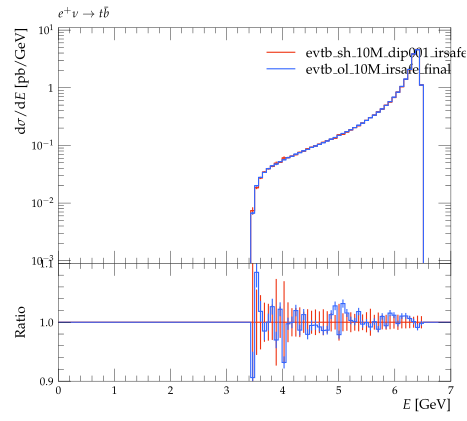

Here is the Python script that generated this plot:
#! /usr/bin/env python

# This Python script was auto-generated using YODA v2.0.0.
# Analysis object: /evtb/cutEg_jb_e
# Timestamp: 16-04-2024 (14:02:27)

import matplotlib as mpl
import matplotlib.pyplot as plt
mpl.use('Agg') # comment out for interactive use
import os
import numpy as np

plotDir = os.path.split(os.path.realpath(__file__))[0]
if 'YODA_USER_PLOT_PATH' in globals():
    plot_outdir = globals()['YODA_USER_PLOT_PATH']
else:
    plot_outdir = plotDir

#plot style
plt.style.use(os.path.join(plotDir, '../default.mplstyle'))
# plot metadata
figW, figH = plt.rcParams['figure.figsize']
ax_xLabel = r'$E$ [GeV]'
ax_yLabel = r'$\mathrm{d}\sigma / \mathrm{d} E$ [pb/GeV]'
ax_title  = r'$e^+ \nu \to t \bar b$'
ax_xScale = 'linear'
ax_yScale = 'log'
xLims = (0.0, 7.0)
yLims = (0.0009000000000000001, 11.0)

# TeX-friendly labels for the legend
labels = [ r"evtb\_sh\_10M\_dip001\_irsafe\_final", r"evtb\_ol\_10M\_irsafe\_final" ]

# Create figure and axis objects
fig, (ax, ratio0_ax) = plt.subplots(2, 1, sharex=True,
                  figsize=(figW,figH), gridspec_kw={'height_ratios': (2, 1)})
ratio0_ax.yaxis.set_major_locator(mpl.ticker.MultipleLocator(0.1))
ratio0_ax.set_ylim(0.9, 1.1)
ratio0_ax.set_ylabel('Ratio')

# LineColor map: curve index -> color
linecolors = {0: '#EE3311', 1: '#3366FF'}
# the numerical data is stored in a separate file
dataf = dict()
prefix = os.path.split(__file__)[0]
if prefix:    prefix = prefix + '/'
exec(open(prefix+'cutEg_jb_e__data.py').read(), dataf)


legend_handles = [] # keep track of handles for the legend

# style options for curves
# starts at zorder>=5 to draw curve on top of legend
styles = {
  'curve0': {
    'color' : linecolors[0],
    'linestyle' : '-',
    'marker' : 'o',
    'zorder' : 5,
    'histstyle' : True,
  },
  'curve1': {
    'color' : linecolors[1],
    'linestyle' : '-',
    'marker' : 'o',
    'zorder' : 6,
    'histstyle' : True,
  },
}
# curve from input yoda files in main panel
for label in dataf['yvals'].keys():
    if all(np.isnan(v) for v in dataf['yvals'][label]):
        continue
    tmp = None
    if styles[label]['histstyle']: # draw as histogram
        tmp, = ax.plot(dataf['xedges'], dataf['yedges'][label],
                       color=styles[label]['color'],
                       linestyle=styles[label]['linestyle'],
                       drawstyle='steps-pre', solid_joinstyle='miter',
                       zorder=styles[label]['zorder'], label=label)
        ax.errorbar(dataf['xpoints'], dataf['yvals'][label], color=styles[label]['color'],
                    xerr=dataf['xerrs'], yerr=[dataf['ydowns'][label], dataf['yups'][label]],
                    linestyle='none', zorder=styles[label]['zorder'])
    else: # draw as scatter
        tmp = ax.errorbar(dataf['xpoints'], dataf['yvals'][label],
                          xerr=dataf['xerrs'],
                          yerr=[ dataf['ydowns'][label],
                          dataf['yups'][label] ],
                          fmt=styles[label]['marker'],
                          ecolor=styles[label]['color'],
                          color=styles[label]['color'], zorder=2)
        tmp[-1][0].set_linestyle(styles[label]['linestyle'])
    legend_handles += [tmp]
    for varLabel in dataf['variation_yvals'].keys():
        if varLabel.startswith(label):
            tmp, = ax.plot(dataf['xedges'], dataf['variation_yvals'][varLabel],
                           color=styles[label]['color'],
                           linestyle=styles[label]['linestyle'],
                           drawstyle='steps-pre', solid_joinstyle='miter',
                           zorder=styles[label]['zorder'], alpha=0.5)


# plots on ratio panel
# curve from input yoda files in ratio panel
for label, yvals in dataf['ratio0_yvals'].items():
    if all(np.isnan(v) for v in yvals):
        continue
    if styles[label]['histstyle']: # plot as histogram
        ratio0_ax.plot(dataf['xedges'], yvals,
                       color=styles[label]['color'],
                       linestyle=styles[label]['linestyle'],
                       drawstyle='steps-pre', zorder=1,
                       solid_joinstyle='miter')
        ratio0_ax.vlines(dataf['xpoints'],
                         dataf['ratio0_ymin'][label],
                         dataf['ratio0_ymax'][label],
                         color=styles[label]['color'], zorder=1)
    else: # plot as scatter
        tmp = ratio0_ax.errorbar(dataf['xpoints'],
                                 yvals, xerr=dataf['xerrs'],
                                 yerr=dataf['ratio0_yerrs'][label],
                                 fmt=styles[label]['marker'],
                                 ecolor=styles[label]['color'],
                                 color=styles[label]['color'])
        tmp[-1][0].set_linestyle(styles[label]['linestyle'])

    for varlabel in dataf['ratio0_variation_vals'].keys():
        if varlabel.startswith(label):
            ratio0_ax.plot(dataf['xedges'],
                            dataf['ratio0_variation_vals'][varlabel],
                            color=styles[label]['color'],
                            linestyle=styles[label]['linestyle'],
                            drawstyle='steps-pre', solid_joinstyle='miter',
                            zorder=1, alpha=0.5)

legend_pos = (0.5, 0.97)
ax.legend(legend_handles, labels, loc='upper left', bbox_to_anchor=legend_pos)

# set plot metadata as defined above
ratio0_ax.set_xlabel(ax_xLabel)
ratio0_ax.xaxis.set_label_coords(1., -.15)
ax.set_ylabel(ax_yLabel, loc='top')
ax.set_title(ax_title, loc='left')
ax.set_xscale(ax_xScale)
ax.set_yscale(ax_yScale)
ax.set_xlim(xLims)
ax.set_ylim(yLims)

# tick formatting
plt.rcParams['xtick.top'] = True
plt.rcParams['ytick.right'] = True
ax.yaxis.set_major_locator(mpl.ticker.LogLocator(base=10.0, numticks=np.inf))
ax.yaxis.set_minor_locator(mpl.ticker.LogLocator(
                           base=10.0, subs=np.arange(0.1, 1, 0.1), numticks=np.inf))
fig.align_ylabels((ax, ratio0_ax))
plt.savefig(os.path.join(plot_outdir, 'cutEg_jb_e.pdf'), format='PDF')
plt.savefig(os.path.join(plot_outdir, 'cutEg_jb_e.png'), format='PNG')

plt.close(fig)
